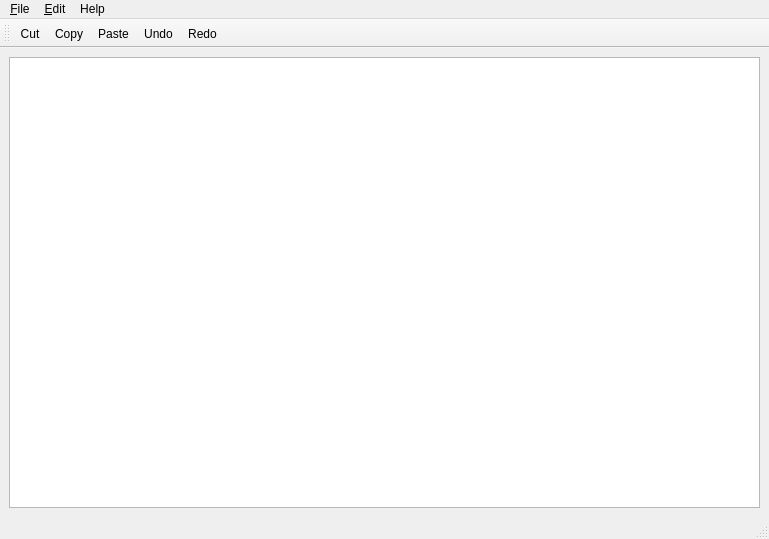
<?xml version="1.0" encoding="UTF-8"?>
<ui version="4.0">
 <class>MainWindow</class>
 <widget class="QMainWindow" name="MainWindow">
  <property name="geometry">
   <rect>
    <x>0</x>
    <y>0</y>
    <width>769</width>
    <height>539</height>
   </rect>
  </property>
  <property name="windowTitle">
   <string>MainWindow</string>
  </property>
  <widget class="QWidget" name="centralwidget">
   <layout class="QGridLayout" name="gridLayout">
    <item row="0" column="0">
     <widget class="QTextEdit" name="textEdit">
      <property name="html">
       <string>&lt;!DOCTYPE HTML PUBLIC &quot;-//W3C//DTD HTML 4.0//EN&quot; &quot;http://www.w3.org/TR/REC-html40/strict.dtd&quot;&gt;
&lt;html&gt;&lt;head&gt;&lt;meta name=&quot;qrichtext&quot; content=&quot;1&quot; /&gt;&lt;style type=&quot;text/css&quot;&gt;
p, li { white-space: pre-wrap; }
&lt;/style&gt;&lt;/head&gt;&lt;body style=&quot; font-family:'MS Shell Dlg 2'; font-size:8.25pt; font-weight:400; font-style:normal;&quot;&gt;
&lt;p style=&quot;-qt-paragraph-type:empty; margin-top:0px; margin-bottom:0px; margin-left:0px; margin-right:0px; -qt-block-indent:0; text-indent:0px;&quot;&gt;&lt;br /&gt;&lt;/p&gt;&lt;/body&gt;&lt;/html&gt;</string>
      </property>
     </widget>
    </item>
   </layout>
  </widget>
  <widget class="QStatusBar" name="statusbar"/>
  <widget class="QMenuBar" name="menubar">
   <property name="geometry">
    <rect>
     <x>0</x>
     <y>0</y>
     <width>769</width>
     <height>20</height>
    </rect>
   </property>
   <widget class="QMenu" name="menu_File">
    <property name="title">
     <string>&amp;File</string>
    </property>
    <addaction name="actionNew"/>
    <addaction name="actionOpen"/>
    <addaction name="separator"/>
    <addaction name="actionSave"/>
    <addaction name="actionSaveAs"/>
    <addaction name="separator"/>
    <addaction name="actionClose"/>
    <addaction name="separator"/>
    <addaction name="actionExit"/>
   </widget>
   <widget class="QMenu" name="menu_Edit">
    <property name="title">
     <string>&amp;Edit</string>
    </property>
    <addaction name="actionSelectFont"/>
   </widget>
   <widget class="QMenu" name="menuHelp">
    <property name="title">
     <string>Help</string>
    </property>
    <addaction name="actionAbout"/>
    <addaction name="actionAboutQT"/>
   </widget>
   <addaction name="menu_File"/>
   <addaction name="menu_Edit"/>
   <addaction name="menuHelp"/>
  </widget>
  <widget class="QToolBar" name="toolBar">
   <property name="windowTitle">
    <string>toolBar</string>
   </property>
   <attribute name="toolBarArea">
    <enum>TopToolBarArea</enum>
   </attribute>
   <attribute name="toolBarBreak">
    <bool>false</bool>
   </attribute>
   <addaction name="actionCut"/>
   <addaction name="actionCopy"/>
   <addaction name="actionPaste"/>
   <addaction name="actionUndo"/>
   <addaction name="actionRedo"/>
  </widget>
  <action name="actionNew">
   <property name="icon">
    <iconset resource="resource.qrc">
     <normaloff>:/icons/new.png</normaloff>:/icons/new.png</iconset>
   </property>
   <property name="text">
    <string>&amp;New</string>
   </property>
   <property name="shortcut">
    <string>Ctrl+N</string>
   </property>
  </action>
  <action name="actionClose">
   <property name="text">
    <string>&amp;Close</string>
   </property>
   <property name="shortcut">
    <string>Ctrl+W</string>
   </property>
  </action>
  <action name="actionExit">
   <property name="text">
    <string>&amp;Exit</string>
   </property>
  </action>
  <action name="actionSelectFont">
   <property name="text">
    <string>Select font</string>
   </property>
  </action>
  <action name="actionAbout">
   <property name="text">
    <string>About</string>
   </property>
  </action>
  <action name="actionCut">
   <property name="icon">
    <iconset resource="resource.qrc">
     <normaloff>:/icons/cut.png</normaloff>:/icons/cut.png</iconset>
   </property>
   <property name="text">
    <string>Cut</string>
   </property>
   <property name="shortcut">
    <string>Ctrl+X</string>
   </property>
  </action>
  <action name="actionCopy">
   <property name="icon">
    <iconset resource="resource.qrc">
     <normaloff>:/icons/copy.png</normaloff>:/icons/copy.png</iconset>
   </property>
   <property name="text">
    <string>Copy</string>
   </property>
   <property name="shortcut">
    <string>Ctrl+C</string>
   </property>
  </action>
  <action name="actionPaste">
   <property name="icon">
    <iconset resource="resource.qrc">
     <normaloff>:/icons/paste.png</normaloff>:/icons/paste.png</iconset>
   </property>
   <property name="text">
    <string>Paste</string>
   </property>
   <property name="shortcut">
    <string>Ctrl+V</string>
   </property>
  </action>
  <action name="actionUndo">
   <property name="text">
    <string>Undo</string>
   </property>
   <property name="shortcut">
    <string>Ctrl+Z</string>
   </property>
  </action>
  <action name="actionRedo">
   <property name="text">
    <string>Redo</string>
   </property>
   <property name="shortcut">
    <string>Ctrl+Y</string>
   </property>
  </action>
  <action name="actionAboutQT">
   <property name="text">
    <string>About QT</string>
   </property>
  </action>
  <action name="actionOpen">
   <property name="icon">
    <iconset resource="resource.qrc">
     <normaloff>:/icons/open.png</normaloff>:/icons/open.png</iconset>
   </property>
   <property name="text">
    <string>Open</string>
   </property>
   <property name="shortcut">
    <string>Ctrl+O</string>
   </property>
  </action>
  <action name="actionSave">
   <property name="icon">
    <iconset resource="resource.qrc">
     <normaloff>:/icons/save.png</normaloff>:/icons/save.png</iconset>
   </property>
   <property name="text">
    <string>Save</string>
   </property>
   <property name="shortcut">
    <string>Ctrl+S</string>
   </property>
  </action>
  <action name="actionSaveAs">
   <property name="text">
    <string>Save as</string>
   </property>
   <property name="shortcut">
    <string>Ctrl+Shift+S</string>
   </property>
  </action>
 </widget>
 <resources>
  <include location="resource.qrc"/>
 </resources>
 <connections/>
</ui>
